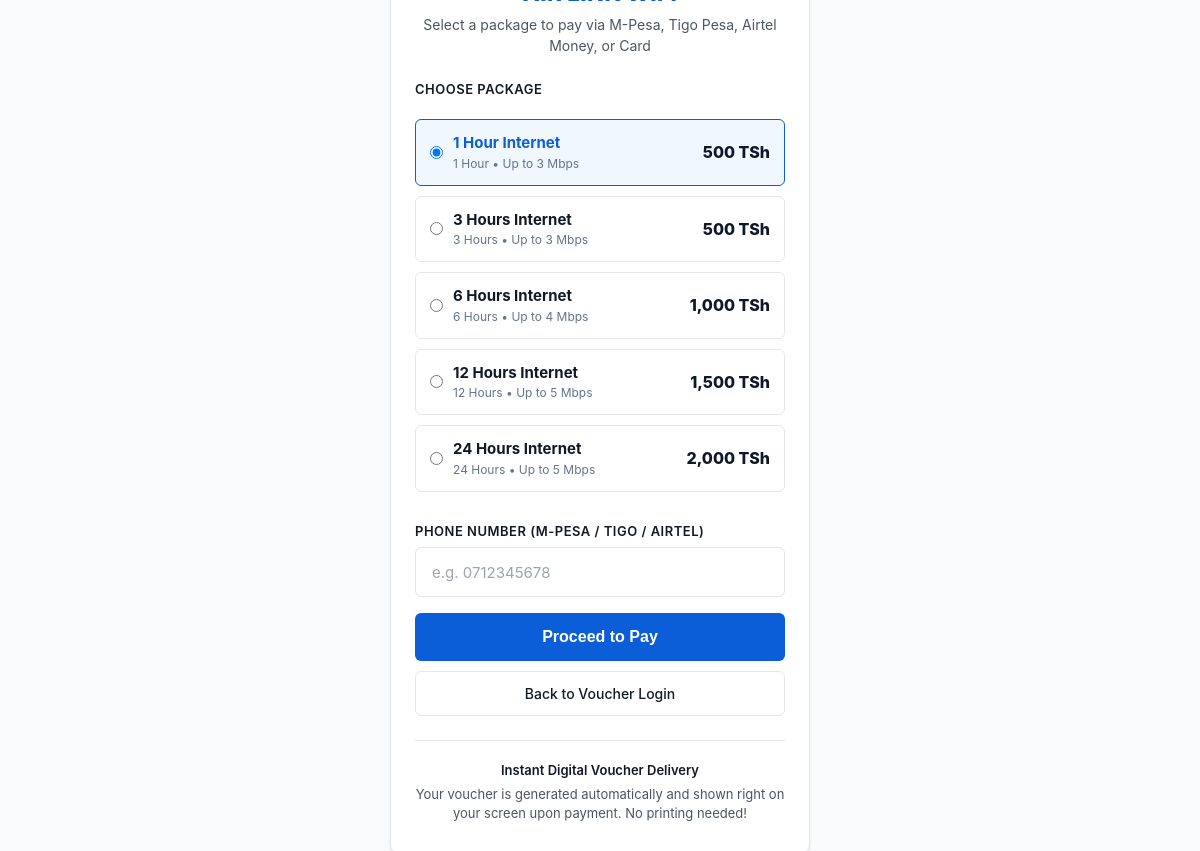
The page /public/buy.php on the database its author committed.
### tables this page shows
CREATE TABLE `packages` (
  `id` INT UNSIGNED NOT NULL AUTO_INCREMENT,
  `name` VARCHAR(100) NOT NULL,
  `price` DECIMAL(10,2) NOT NULL DEFAULT 0.00,
  `duration` INT UNSIGNED NOT NULL,
  `duration_unit` ENUM('minutes', 'hours', 'days') NOT NULL DEFAULT 'hours',
  `download_speed` INT UNSIGNED NOT NULL DEFAULT 0 COMMENT 'Mbps (0 = unlimited)',
  `upload_speed` INT UNSIGNED NOT NULL DEFAULT 0 COMMENT 'Mbps (0 = unlimited)',
  `max_devices` TINYINT UNSIGNED NOT NULL DEFAULT 1,
  `status` ENUM('active', 'inactive') NOT NULL DEFAULT 'active',
  `created_at` TIMESTAMP NOT NULL DEFAULT CURRENT_TIMESTAMP,
  `updated_at` TIMESTAMP NOT NULL DEFAULT CURRENT_TIMESTAMP ON UPDATE CURRENT_TIMESTAMP,
  PRIMARY KEY (`id`),
  KEY `idx_status` (`status`)
);

### includes/ViewHelper.php (called while the page is built, shortened)
<?php
class ViewHelper {
    public static function e(?string $value): string {
        return htmlspecialchars((string)$value, ENT_QUOTES, 'UTF-8');
    }
    public static function formatCurrency(float|int|string|null $amount): string {
        $num = (float)($amount ?? 0);
        return number_format($num, 0, '.', ',') . ' ' . APP_CURRENCY_SYMBOL;
    }
    public static function formatDuration(int|string $duration, string $unit): string {
        $d = (int)$duration;
        $u = strtolower(trim($unit));
        return match ($u) {
            'minute', 'minutes' => $d === 1 ? "1 Minute" : "$d Minutes",
            'hour', 'hours'     => $d === 1 ? "1 Hour" : "$d Hours",
            'day', 'days'       => $d === 1 ? "1 Day" : "$d Days",
            default             => "$d " . ucfirst($u),
        };
    }
}

### public/buy.php (the view, shortened to what this page needs)
<?php
require_once __DIR__ . '/../config/database.php';
require_once __DIR__ . '/../includes/ViewHelper.php';
$businessName = Database::getSetting('business_name', APP_NAME);
$pdo          = Database::getConnection();
$packages = $pdo->query("SELECT * FROM `packages` WHERE `status` = 'active' ORDER BY `price` ASC")->fetchAll();
?>
<!DOCTYPE html>
<html lang="en">
<head>
    <link rel="stylesheet" href="../assets/css/portal.css">
</head>
<body>
<div class="portal-container">
    <div class="portal-card">
        <header class="portal-header">
            <h1 class="brand-title"><?= ViewHelper::e($businessName) ?></h1>
            <p class="brand-tagline">Select a package to pay via M-Pesa, Tigo Pesa, Airtel Money, or Card</p>
        </header>
        <form method="POST" action="buy.php">
            <div class="form-group">
                <label class="form-label">Choose Package</label>
                <div class="pkg-radio-group">
                    <?php foreach ($packages as $idx => $pkg): ?>
                        <label class="pkg-option <?= $idx === 0 ? 'selected' : '' ?>">
                            <div style="display: flex; align-items: center; gap: 10px;">
                                <input
                                    type="radio"
                                    name="package_id"
                                    value="<?= (int)$pkg['id'] ?>"
                                    <?= $idx === 0 ? 'checked' : '' ?>
                                    onchange="document.querySelectorAll('.pkg-option').forEach(el => el.classList.remove('selected')); this.closest('.pkg-option').classList.add('selected');"
                                >
                                <div class="pkg-details">
                                    <div class="pkg-title"><?= ViewHelper::e($pkg['name']) ?></div>
                                    <div class="pkg-speed">
                                        <?= ViewHelper::formatDuration($pkg['duration'], $pkg['duration_unit']) ?>
                                        <?php if ($pkg['download_speed'] > 0): ?>
                                            &bull; Up to <?= (int)$pkg['download_speed'] ?> Mbps
                                        <?php endif; ?>
                                    </div>
                                </div>
                            </div>
                            <div class="pkg-price"><?= ViewHelper::formatCurrency($pkg['price']) ?></div>
                        </label>
                    <?php endforeach; ?>
                </div>
            </div>
            <div class="form-group" style="margin-top: 16px;">
                <label for="phone" class="form-label">Phone Number (M-Pesa / Tigo / Airtel)</label>
                <input
                    type="tel"
                    id="phone"
                    name="phone"
                    class="form-input"
                    style="text-align: left; font-family: inherit; font-size: 16px; letter-spacing: 0;"
                    placeholder="e.g. 0712345678"
                    required
                >
            </div>
            <button type="submit" class="btn btn-primary" style="margin-top: 16px;">
                Proceed to Pay
            </button>
            <a href="index.php" class="btn btn-outline" style="margin-top: 10px;">
                Back to Voucher Login
            </a>
        </form>
        <footer class="portal-footer">
            <div class="help-title">Instant Digital Voucher Delivery</div>
            <div class="help-text">
                Your voucher is generated automatically and shown right on your screen upon payment. No printing needed!
            </div>
        </footer>
    </div>
</div>
</body>
</html>

### assets/css/portal.css (style rules this page uses)
:root { --primary: #0b5ed7; --primary-hover: #0a58ca; --primary-active: #094eb8; --text-main: #111827; --text-muted: #4b5563; --text-light: #6b7280; --bg-page: #f9fafb; --bg-card: #ffffff; --border-color: #e5e7eb; --border-focus: #2563eb; --success: #15803d; --success-bg: #f0fdf4; --success-border: #bbf7d0; --danger: #b91c1c; --danger-bg: #fef2f2; --danger-border: #fecaca; --font-stack: -apple-system, BlinkMacSystemFont, "Segoe UI", Roboto, Helvetica, Arial, sans-serif; }
* { box-sizing: border-box; margin: 0; padding: 0; -webkit-tap-highlight-color: transparent; }
html, body { height: 100%; background-color: var(--bg-page); color: var(--text-main); font-family: var(--font-stack); font-size: 16px; line-height: 1.5; }
body { display: flex; flex-direction: column; align-items: center; justify-content: center; min-height: 100vh; padding: 16px; }
.portal-container { width: 100%; max-width: 420px; margin: 0 auto; }
.portal-card { background-color: var(--bg-card); border: 1px solid var(--border-color); border-radius: 8px; padding: 28px 24px; box-shadow: 0 1px 3px rgba(0, 0, 0, 0.06); }
.portal-header { text-align: center; margin-bottom: 24px; }
.brand-title { font-size: 22px; font-weight: 800; letter-spacing: 0.5px; color: var(--primary); text-transform: uppercase; margin-bottom: 4px; }
.brand-tagline { font-size: 14px; color: var(--text-muted); font-weight: 400; }
.form-group { display: flex; flex-direction: column; gap: 6px; }
.form-label { font-size: 13px; font-weight: 600; color: var(--text-main); text-transform: uppercase; letter-spacing: 0.5px; }
.form-input { width: 100%; padding: 14px 16px; font-size: 18px; font-weight: 600; font-family: monospace, var(--font-stack); letter-spacing: 2px; text-align: center; color: var(--text-main); background-color: #ffffff; border: 1.5px solid var(--border-color); border-radius: 6px; outline: none; transition: border-color 0.15s ease; text-transform: uppercase; }
.form-input::placeholder { color: #9ca3af; font-weight: 400; font-family: var(--font-stack); letter-spacing: normal; text-transform: none; font-size: 15px; }
.btn { display: block; width: 100%; padding: 14px 20px; font-size: 16px; font-weight: 600; text-align: center; text-decoration: none; border-radius: 6px; border: 1px solid transparent; cursor: pointer; transition: background-color 0.15s ease; }
.btn-primary { background-color: var(--primary); color: #ffffff; }
.btn-outline { background-color: transparent; border-color: var(--border-color); color: var(--text-main); font-size: 14px; padding: 11px 16px; font-weight: 500; }
.portal-footer { margin-top: 24px; padding-top: 20px; border-top: 1px solid var(--border-color); text-align: center; }
.help-title { font-size: 13px; font-weight: 600; color: var(--text-main); margin-bottom: 4px; }
.help-text { font-size: 13px; color: var(--text-muted); }

### public/buy.php (style rules this page uses)
.pkg-radio-group { display: flex; flex-direction: column; gap: 10px; margin: 14px 0; }
.pkg-option { display: flex; align-items: center; justify-content: space-between; padding: 12px 14px; border: 1.5px solid #e5e7eb; border-radius: 6px; cursor: pointer; background: #ffffff; transition: border-color 0.15s ease; }
.pkg-option input[type="radio"]:checked + .pkg-details { color: #0b5ed7; }
.pkg-option.selected { border-color: #0b5ed7; background-color: #f0f7ff; }
.pkg-title { font-weight: 700; font-size: 15px; }
.pkg-speed { font-size: 12px; color: #64748b; }
.pkg-price { font-size: 16px; font-weight: 800; color: #0f172a; }

### rows shown on the page
packages: name "1 Hour Internet", ViewHelper::formatDuration($pkg['duration'], $pkg['duration_unit']) "1 Hour", download_speed "3", price "500 TSh"
packages: name "3 Hours Internet", ViewHelper::formatDuration($pkg['duration'], $pkg['duration_unit']) "3 Hours", download_speed "3", price "500 TSh"
packages: name "6 Hours Internet", ViewHelper::formatDuration($pkg['duration'], $pkg['duration_unit']) "6 Hours", download_speed "4", price "1,000 TSh"
packages: name "12 Hours Internet", ViewHelper::formatDuration($pkg['duration'], $pkg['duration_unit']) "12 Hours", download_speed "5", price "1,500 TSh"
packages: name "24 Hours Internet", ViewHelper::formatDuration($pkg['duration'], $pkg['duration_unit']) "24 Hours", download_speed "5", price "2,000 TSh"
